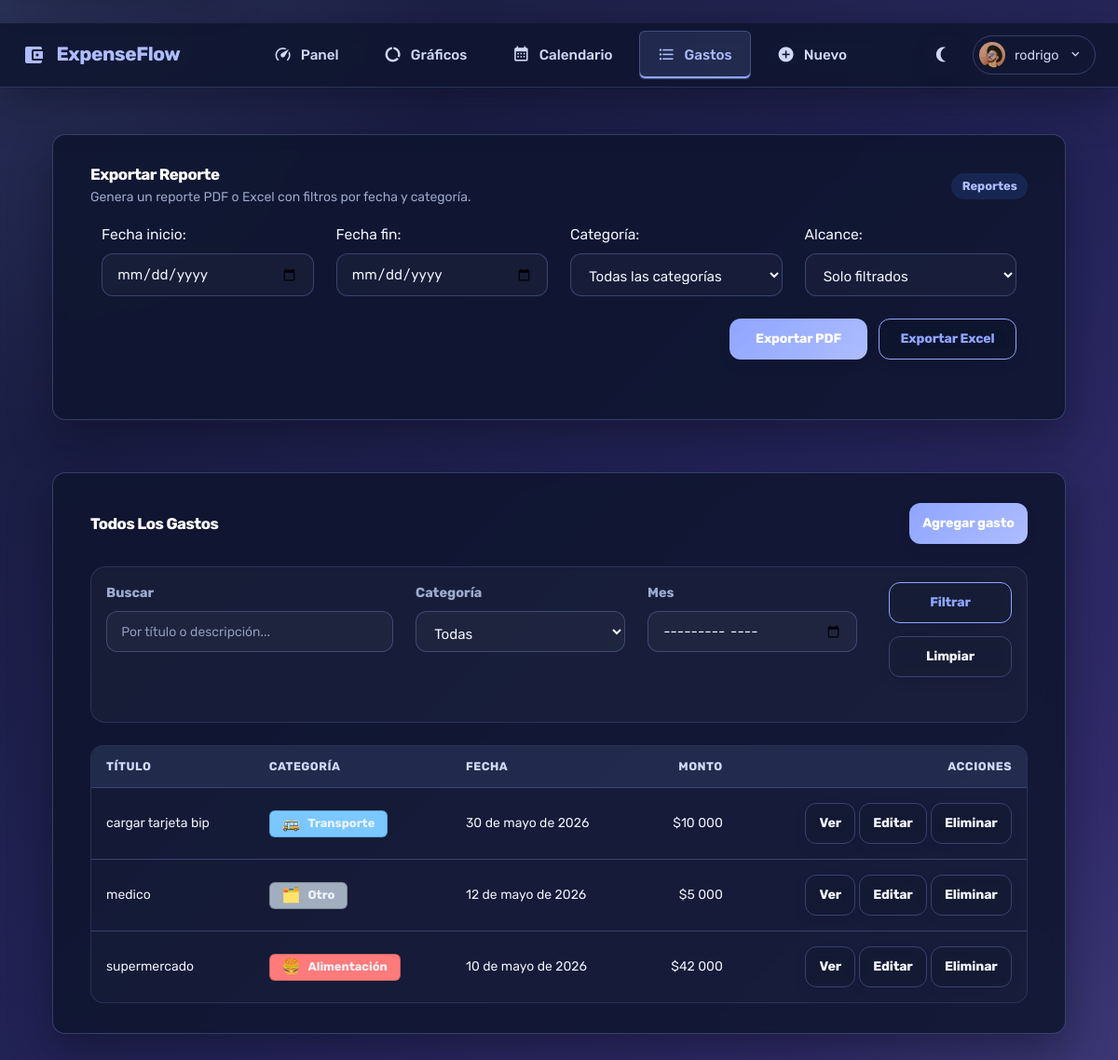
The app's page /expenses/ (signed in) with its own data.
### core/models.py (models this page shows, shortened)
class Expense(models.Model):
    CATEGORY_FOOD = "food"
    CATEGORY_TRANSPORT = "transport"
    CATEGORY_ENTERTAINMENT = "entertainment"
    CATEGORY_GAMES = "games"
    CATEGORY_SUBSCRIPTIONS = "subscriptions"
    CATEGORY_EDUCATION = "education"
    CATEGORY_OTHER = "other"
    CATEGORY_CHOICES = [
        (CATEGORY_FOOD, "Alimentación"),
        (CATEGORY_TRANSPORT, "Transporte"),
        (CATEGORY_ENTERTAINMENT, "Entretenimiento"),
        (CATEGORY_GAMES, "Juegos"),
        (CATEGORY_SUBSCRIPTIONS, "Suscripciones"),
        (CATEGORY_EDUCATION, "Educación"),
        (CATEGORY_OTHER, "Otro"),
    ]
    RECURRING_FREQUENCY_NONE = ""
    RECURRING_FREQUENCY_DAILY = "daily"
    RECURRING_FREQUENCY_WEEKLY = "weekly"
    RECURRING_FREQUENCY_MONTHLY = "monthly"
    RECURRING_FREQUENCY_CHOICES = [
        (RECURRING_FREQUENCY_NONE, "No recurrente"),
        (RECURRING_FREQUENCY_DAILY, "Diario"),
        (RECURRING_FREQUENCY_WEEKLY, "Semanal"),
        (RECURRING_FREQUENCY_MONTHLY, "Mensual"),
    ]
    user = models.ForeignKey(
        settings.AUTH_USER_MODEL,
        on_delete=models.CASCADE,
        related_name="expenses",
    )
    title = models.CharField(max_length=120)
    amount = models.DecimalField(max_digits=12, decimal_places=2)
    category = models.CharField(max_length=20, choices=CATEGORY_CHOICES, default=CATEGORY_OTHER)
    date = models.DateField()
    description = models.TextField(blank=True)
    is_recurring = models.BooleanField(default=False)
    recurrence_frequency = models.CharField(
        max_length=10,
        choices=RECURRING_FREQUENCY_CHOICES,
        blank=True,
        default=RECURRING_FREQUENCY_NONE,
    )
    next_occurrence = models.DateField(null=True, blank=True)
    recurrence_parent = models.ForeignKey(
        "self",
        null=True,
        blank=True,
        related_name="generated_instances",
        on_delete=models.SET_NULL,
    )
    created_at = models.DateTimeField(auto_now_add=True)
    updated_at = models.DateTimeField(auto_now=True)
    class Meta:
        ordering = ["-date", "-created_at"]
    @property
    def is_recurring_expense(self):
        return bool(self.is_recurring or self.recurrence_parent_id)

### core/views.py (the view)
# urls.py: path('expenses/', expense_list, name="expense_list"),
@login_required
def expense_list(request):
    _sync_recurring_expenses(request.user)
    expenses = Expense.objects.filter(user=request.user)
    category = request.GET.get('category')
    if category and category != '':
        expenses = expenses.filter(category=category)
    month = request.GET.get('month')
    if month and month != '':
        try:
            year, month_num = month.split('-')
            expenses = expenses.filter(date__year=int(year), date__month=int(month_num))
        except (ValueError, AttributeError):
            pass
    search = request.GET.get('search')
    if search and search != '':
        expenses = expenses.filter(
            Q(title__icontains=search) | Q(description__icontains=search)
        )
    context = {
        "expenses": expenses,
        "categories": Expense.CATEGORY_CHOICES,
        "selected_category": category or '',
        "selected_month": month or '',
        "search_query": search or '',
        "report_form": ExpenseReportFilterForm(initial={"scope": "filtered", "category": category or ''}),
    }
    return render(request, "core/expenses/expense_list.html", context)

### core/forms.py
class ExpenseReportFilterForm(forms.Form):
    date_start = forms.DateField(
        required=False,
        widget=forms.DateInput(attrs={"type": "date", "class": "form-control"}),
        label="Fecha inicio",
    )
    date_end = forms.DateField(
        required=False,
        widget=forms.DateInput(attrs={"type": "date", "class": "form-control"}),
        label="Fecha fin",
    )
    category = forms.ChoiceField(
        required=False,
        choices=[("", "Todas las categorías")] + list(Expense.CATEGORY_CHOICES),
        widget=forms.Select(attrs={"class": "form-control"}),
        label="Categoría",
    )
    scope = forms.ChoiceField(
        required=False,
        choices=[("all", "Todos los gastos"), ("filtered", "Solo filtrados")],
        initial="filtered",
        widget=forms.Select(attrs={"class": "form-control"}),
        label="Alcance",
    )

### core/services/recurring.py (called while the page is built, shortened)
def advance_recurring_expenses(user, as_of=None):
    today = as_of or timezone.localdate()
    templates = Expense.objects.filter(
        user=user,
        is_recurring=True,
    ).exclude(recurrence_frequency=Expense.RECURRING_FREQUENCY_NONE).order_by("date", "created_at")
    generated_count = 0
    return generated_count

### core/templatetags/category_tags.py (called while the page is built)
@register.simple_tag
def category_badge(cat_key):
    meta = CATEGORY_META.get(cat_key, CATEGORY_META['other'])
    label = meta.get('label')
    icon = meta.get('icon')
    color = meta.get('color')
    html = f'<span class="category-badge" data-cat="{cat_key}" style="background:{color};">'
    html += f'<span class="cat-icon">{icon}</span> <span class="cat-label">{label}</span></span>'
    return mark_safe(html)

### core/views.py (called while the page is built)
def _sync_recurring_expenses(user):
    return advance_recurring_expenses(user)

### core/templates/core/expenses/expense_list.html (shortened to what this page needs)
﻿{% extends 'core/base.html' %}
{% load humanize category_tags %}
{% block contenido %}
<div class="main-panel">
  <div class="content-wrapper">
    <div class="row mb-4">
      <div class="col-12 grid-margin stretch-card">
        <div class="card">
          <div class="card-body">
            <div class="d-flex justify-content-between align-items-center mb-3 flex-wrap gap-2">
              <div>
                <h5 class="card-title mb-1">Exportar reporte</h5>
                <p class="text-muted mb-0">Genera un reporte PDF o Excel con filtros por fecha y categoría.</p>
              </div>
              <span class="badge badge-info">Reportes</span>
            </div>
            <form method="get" class="row g-3 align-items-end">
              <div class="col-md-3">
                {{ report_form.date_start.label_tag }}
                {{ report_form.date_start }}
              </div>
              <div class="col-md-3">
                {{ report_form.date_end.label_tag }}
                {{ report_form.date_end }}
              </div>
              <div class="col-md-3">
                {{ report_form.category.label_tag }}
                {{ report_form.category }}
              </div>
              <div class="col-md-3">
                {{ report_form.scope.label_tag }}
                {{ report_form.scope }}
              </div>
              <div class="col-12 export-actions mt-4">
                <div class="export-actions-group">
                  <button type="submit" formaction="{% url 'export_expenses_pdf' %}" class="btn btn-primary btn-sm">Exportar PDF</button>
                  <button type="submit" formaction="{% url 'export_expenses_xlsx' %}" class="btn btn-outline-primary btn-sm">Exportar Excel</button>
                </div>
              </div>
            </form>
          </div>
        </div>
      </div>
    </div>
    <div class="row">
      <div class="col-12 grid-margin stretch-card">
        <div class="card">
          <div class="card-body">
            <div class="d-flex justify-content-between align-items-center mb-4">
              <h4 class="card-title mb-0">Todos los gastos</h4>
              <a href="{% url 'expense_create' %}" class="btn btn-primary btn-sm">Agregar gasto</a>
            </div>
            <div class="filters-section mb-4 p-3">
              <form method="get" class="row g-3">
                <div class="col-md-4">
                  <label for="search" class="form-label text-muted">Buscar</label>
                  <input type="text" class="form-control" id="search" name="search" placeholder="Por título o descripción..." value="{{ search_query }}">
                </div>
                <div class="col-md-3">
                  <label for="category" class="form-label text-muted">Categoría</label>
                  <select class="form-control" id="category" name="category">
                    <option value="">Todas</option>
                  </select>
                </div>
                <div class="col-md-3">
                  <label for="month" class="form-label text-muted">Mes</label>
                  <input type="month" class="form-control" id="month" name="month" value="{{ selected_month }}">
                </div>
                <div class="col-md-2 d-flex align-items-end filters-actions">
                  <button type="submit" class="btn btn-outline-primary btn-sm">Filtrar</button>
                  <a href="{% url 'expense_list' %}" class="btn btn-outline-light btn-sm">Limpiar</a>
                </div>
              </form>
            </div>
            <div class="expense-list-desktop table-responsive">
              <table class="table table-hover">
                <thead>
                  <tr>
                    <th>Título</th>
                    <th>Categoría</th>
                    <th>Fecha</th>
                    <th class="text-right">Monto</th>
                    <th class="text-right">Acciones</th>
                  </tr>
                </thead>
                <tbody>
                  {% for expense in expenses %}
                  <tr>
                    <td>{{ expense.title }}</td>
                    <td>{% category_badge expense.category %}</td>
                    <td>{{ expense.date }}</td>
                    <td class="text-right">${{ expense.amount|floatformat:0|intcomma }}</td>
                    <td class="text-right">
                      <a class="btn btn-outline-info btn-sm" href="{% url 'expense_detail' expense.id %}">Ver</a>
                      <a class="btn btn-outline-warning btn-sm" href="{% url 'expense_update' expense.id %}">Editar</a>
                      <a class="btn btn-outline-danger btn-sm" href="{% url 'expense_delete' expense.id %}">Eliminar</a>
                    </td>
                  </tr>
                  {% empty %}
                  <tr>
                    <td colspan="5" class="text-center text-muted">Aún no registras gastos.</td>
                  </tr>
                  {% endfor %}
                </tbody>
              </table>
            </div>
          </div>
        </div>
      </div>
    </div>
  </div>
</div>
{% endblock contenido %}

### core/templates/core/base.html (shortened to what this page needs)
{% load static %}
<!DOCTYPE html>
<html lang="es">
  <head>
    <link rel="stylesheet" href="{% static 'core/assets/vendors/mdi/css/materialdesignicons.min.css' %}">
    <link rel="stylesheet" href="{% static 'core/assets/vendors/css/vendor.bundle.base.css' %}">
    <link rel="stylesheet" href="{% static 'core/assets/vendors/jvectormap/jquery-jvectormap.css' %}">
    <link rel="stylesheet" href="{% static 'core/assets/vendors/flag-icon-css/css/flag-icon.min.css' %}">
    <link rel="stylesheet" href="{% static 'core/assets/vendors/owl-carousel-2/owl.carousel.min.css' %}">
    <link rel="stylesheet" href="{% static 'core/assets/vendors/owl-carousel-2/owl.theme.default.min.css' %}">
    <link rel="stylesheet" href="{% static 'core/assets/css/style.css' %}">
    <link rel="stylesheet" href="{% static 'core/assets/css/redesign.css' %}">
  </head>
  <body>
    <nav class="navbar-main" aria-label="Navegación principal">
      <div class="navbar-container">
        <div class="navbar-brand">
          <a href="{% url 'dashboard' %}" class="brand-logo">
            <i class="mdi mdi-wallet"></i>
            <span>ExpenseFlow</span>
          </a>
        </div>
        <div class="navbar-nav-center">
          <a href="{% url 'dashboard' %}" class="nav-link-item {% if request.resolver_match.url_name == 'dashboard' or request.resolver_match.url_name == 'index' %}active{% endif %}">
            <i class="mdi mdi-speedometer"></i>
            <span>Panel</span>
          </a>
          <a href="{% url 'charts' %}" class="nav-link-item {% if request.resolver_match.url_name == 'charts' %}active{% endif %}">
            <i class="mdi mdi-chart-donut"></i>
            <span>Gráficos</span>
          </a>
          <a href="{% url 'expense_calendar' %}" class="nav-link-item {% if request.resolver_match.url_name == 'expense_calendar' %}active{% endif %}">
            <i class="mdi mdi-calendar-month"></i>
            <span>Calendario</span>
          </a>
          <a href="{% url 'expense_list' %}" class="nav-link-item {% if request.resolver_match.url_name == 'expense_list' or request.resolver_match.url_name == 'expense_detail' %}active{% endif %}">
            <i class="mdi mdi-format-list-bulleted"></i>
            <span>Gastos</span>
          </a>
          <a href="{% url 'expense_create' %}" class="nav-link-item {% if request.resolver_match.url_name == 'expense_create' or request.resolver_match.url_name == 'expense_update' %}active{% endif %}">
            <i class="mdi mdi-plus-circle"></i>
            <span>Nuevo</span>
          </a>
        </div>
        <div class="navbar-actions">
          <button class="btn-theme-toggle" id="themeToggle" type="button" title="Cambiar tema" aria-label="Cambiar tema">
            <i class="mdi mdi-moon-waning-crescent" id="themeIcon"></i>
          </button>
          <div class="navbar-dropdown">
            <button class="navbar-profile-btn" id="profileDropdown" type="button">
              <img src="{% static 'core/assets/images/faces/face15.jpg' %}" alt="Profile" class="profile-avatar">
              <span class="profile-username">{{ user.username }}</span>
              <i class="mdi mdi-chevron-down"></i>
            </button>
          </div>
        </div>
      </div>
    </nav>
    <main id="main-content" class="main-container" role="main">
      <div class="dashboard-container app-shell">
        {% block contenido %}
        {% endblock contenido %}
      </div>
    </main>
  </body>
</html>

### records on screen
Expense: title "cargar tarjeta bip", category "🚌 Transporte", date "30 de mayo de 2026", amount "10 000"
Expense: title "medico", category "🗂️ Otro", date "12 de mayo de 2026", amount "5 000"
Expense: title "supermercado", category "🍔 Alimentación", date "10 de mayo de 2026", amount "42 000"

### other values on screen
{{ user.username }} "rodrigo"
{{ report_form.date_start.label_tag }} "Fecha inicio:"
{{ report_form.date_end.label_tag }} "Fecha fin:"
{{ report_form.category.label_tag }} "Categoría:"
{{ report_form.scope.label_tag }} "Alcance:"
